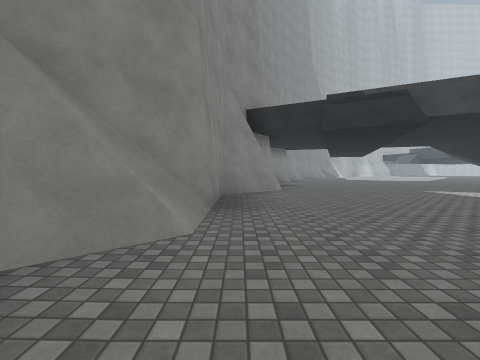
[1] (above)

23 first-person views from a walk through a Unity game level. The camera is 1.3 m above the floor, tilts 2° down and sees 90° across. The floor is counted in squares, 2 m on a side. Each view is taken from the middle of a square. On the plan, view 1 faces up. The plan holds only what a view shows up to about 9 squares ahead; the rest is blank. The place goes on beyond the plan. Surface patterns are stand-ins for the level's own textures.

[2]
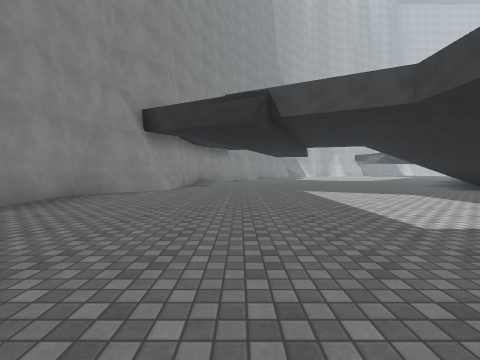

[3]
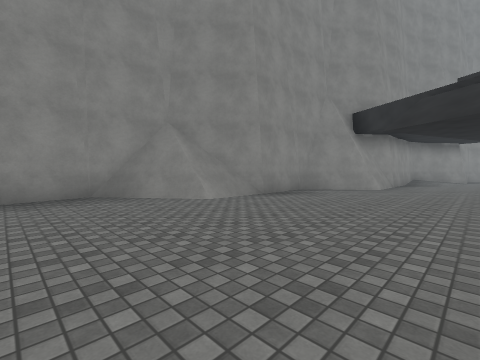

[4]
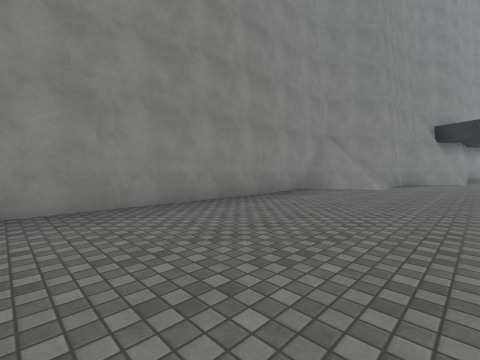

[5]
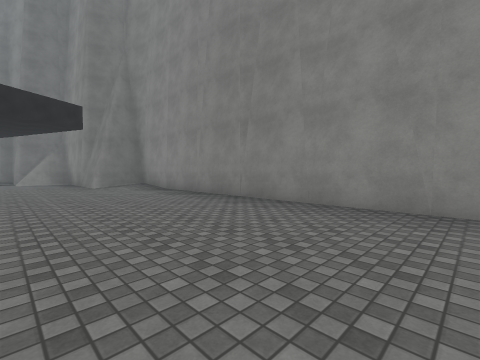

[6]
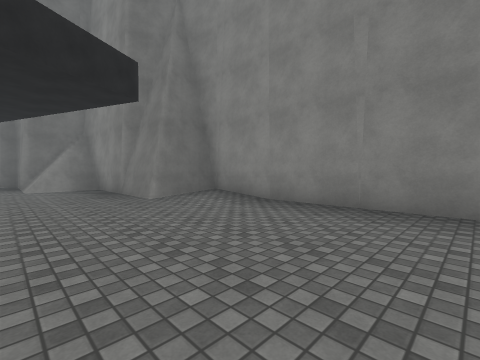

[7]
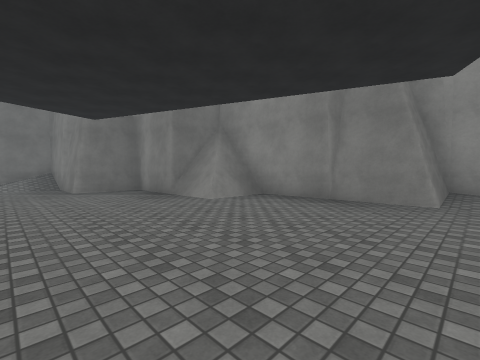

[8]
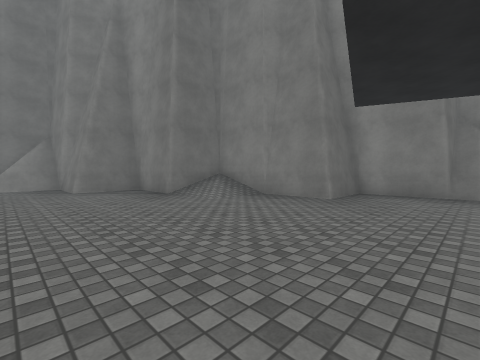

[9]
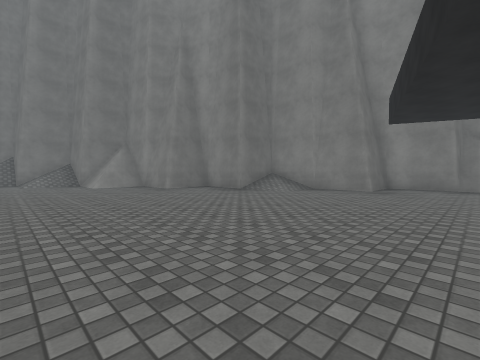

[10]
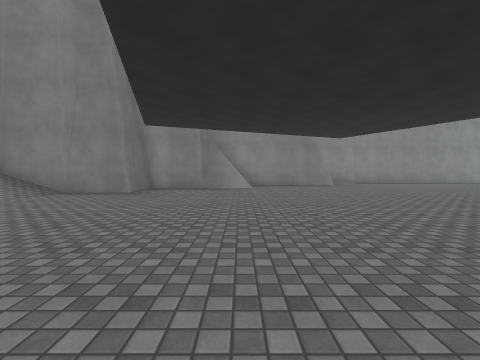

[11]
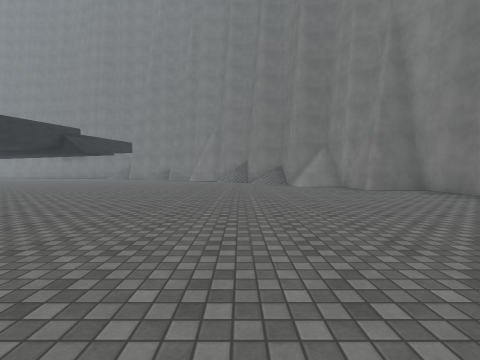

[12]
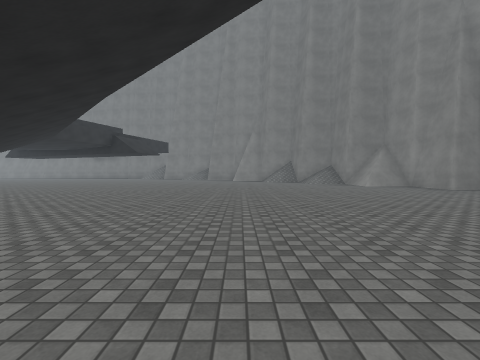

[13]
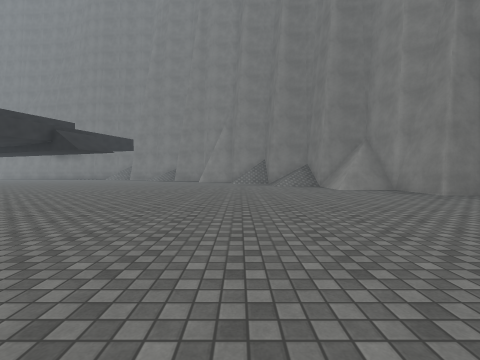

[14]
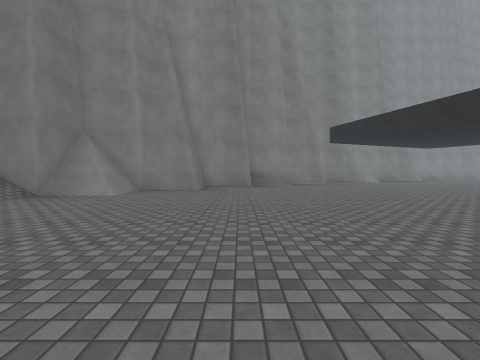

[15]
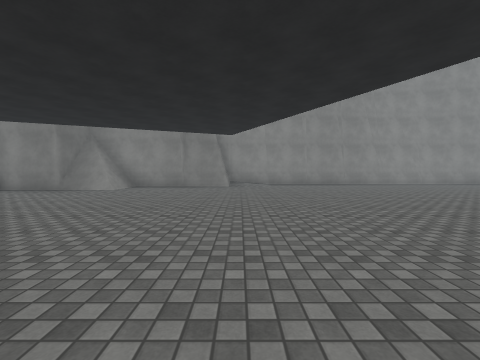

[16]
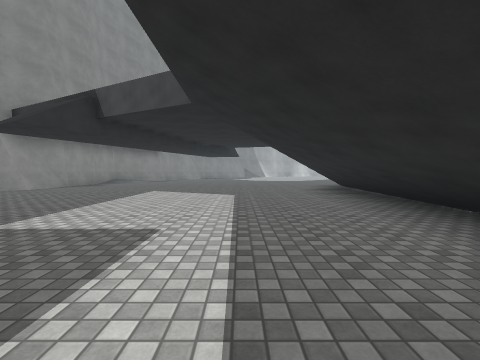

[17]
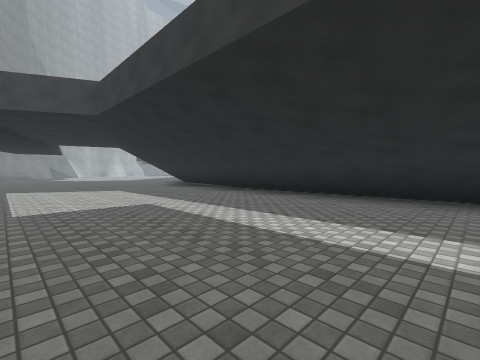

[18]
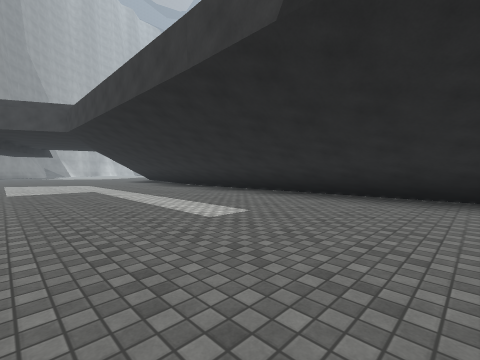

[19]
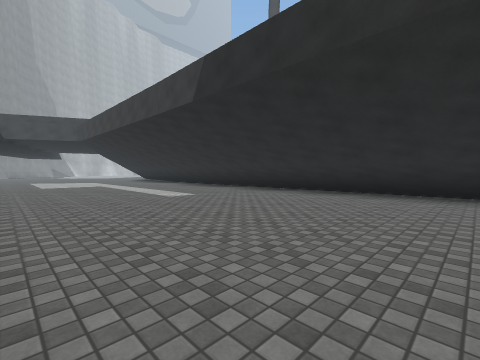

[20]
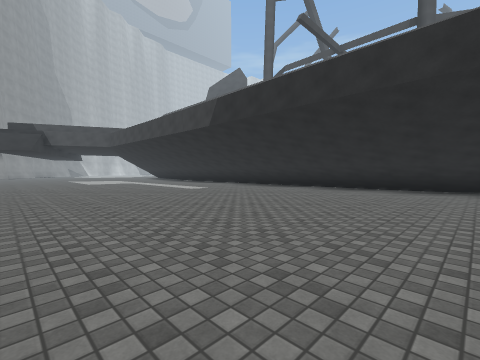

[21]
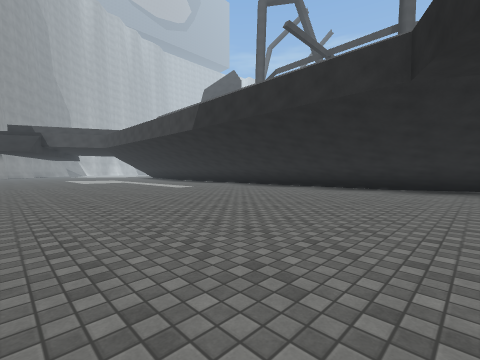

[22]
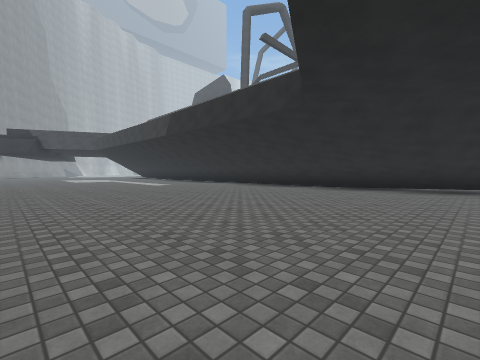

[23]
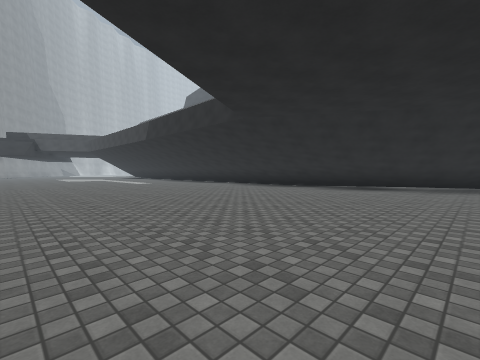

### Floor plan
Key: @ floor where view 1 was taken; # wall or solid block; . main floor; : floor 0.25 m higher than the main floor; / step, stairs or slope.
Columns run from 3 left of view 1 to 23 right of it. Each row starts with its distance up from view 1.
  9     #..........#
  8    ##..........#
  7   ##...........#
  6   #...........##
  5   #...........##
  4   #...........#
  3  ##...........#
  2 ##............#
  1 #.............#
  0 #..@..........#
 -1 #.............#
 -2 #.............#
 -3 #.............#
 -4 #.............#
 -5 #.............#
 -6 #.............#
 -7 #.............#
 -8 #.............#
 -9 #.............##
-10 #.............##
-11 #..............#
-12 #..............#
-13 #..............#
-14 #..............#
-15 #:.............##
-16 ###.............##
-17   #.........
-18   #..........
-19   #...........
-20   ###..........
-21     #...........  .
-22     #...............
-23     #................
-24     ###...............
-25       #................
-26       #//...............
-27       #//................
-28       ###.................
-29         #..................
-30         ###................
-31           #..............
-32           ###............

Where each view was taken, in squares from view 1:
view 1: 0 up, 0 right, facing up
view 2: 0 up, 4 right, facing up
view 3: 1 down, 4 right, facing up-left
view 4: 7 down, 2 right, facing up-left
view 5: 5 down, 2 right, facing down-left
view 6: 10 down, 2 right, facing down-left
view 7: 15 down, 5 right, facing down-left
view 8: 21 down, 9 right, facing down-left
view 9: 21 down, 12 right, facing down-left
view 10: 20 down, 11 right, facing left
view 11: 21 down, 12 right, facing down
view 12: 21 down, 15 right, facing down
view 13: 23 down, 13 right, facing down
view 14: 28 down, 16 right, facing left
view 15: 15 down, 10 right, facing left
view 16: 0 up, 9 right, facing up
view 17: 2 down, 6 right, facing up-right
view 18: 6 down, 6 right, facing up-right
view 19: 9 down, 5 right, facing up-right
view 20: 11 down, 3 right, facing up-right
view 21: 12 down, 3 right, facing up-right
view 22: 14 down, 3 right, facing up-right
view 23: 16 down, 3 right, facing up-right
